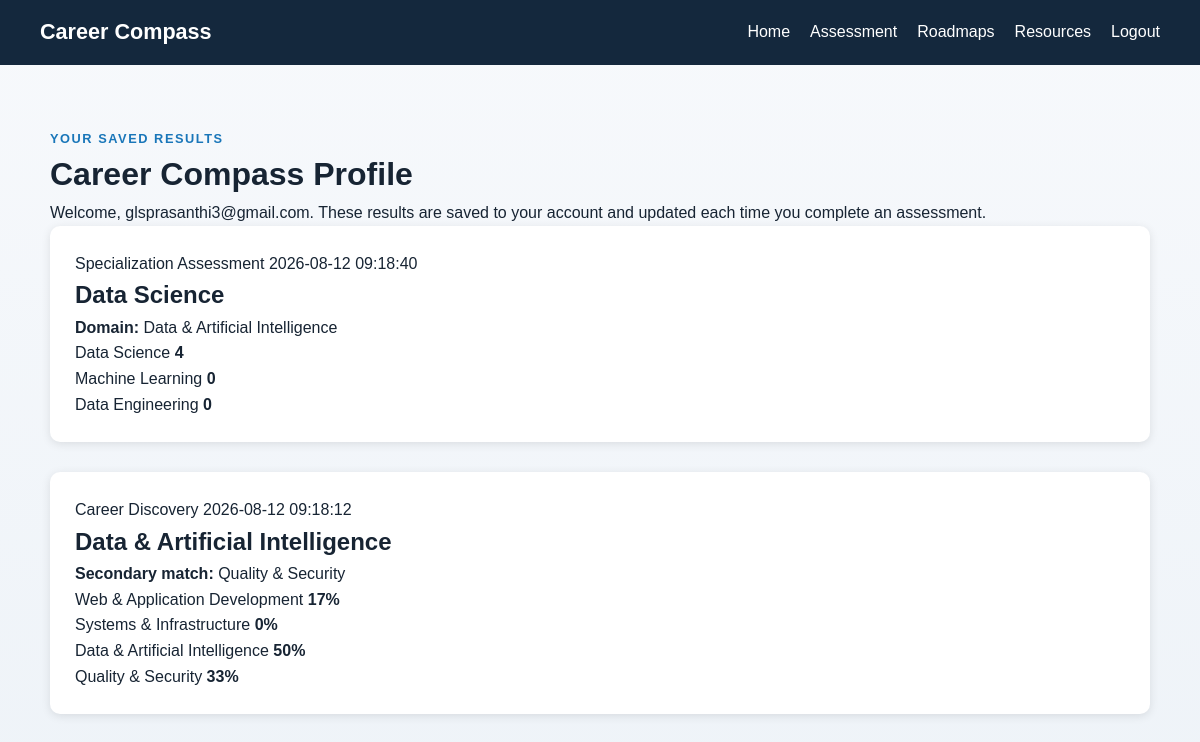
/profile (signed in), run on the app's committed database.
### tables this page shows
CREATE TABLE survey_results (
        id INTEGER PRIMARY KEY AUTOINCREMENT,
        user_id INTEGER,
        survey_type TEXT,
        data TEXT,
        created_at TIMESTAMP DEFAULT CURRENT_TIMESTAMP,
        FOREIGN KEY(user_id) REFERENCES users(id)
    );

### main.py (the view)
@app.route("/profile")
@login_required
def profile():
    user_id = session["user_id"]
    results = get_survey_results(user_id)
    processed_results = []
    for row in results:
        try:
            data = json.loads(row["data"])
        except Exception:
            data = row["data"]
        processed_results.append({
            "id": row["id"],
            "survey_type": row["survey_type"],
            "data": data,
            "created_at": row["created_at"]
        })
    domain_names = {
        "web": "Web & Application Development",
        "systems": "Systems & Infrastructure",
        "ai": "Data & Artificial Intelligence",
        "security": "Quality & Security"
    }
    return render_template(
        "profile.html",
        results=processed_results,
        domain_names=domain_names,
        specialization_names=SPECIALIZATION_NAMES
    )

### db.py (called while the page is built)
def get_connection(database=None):
    conn = sqlite3.connect(str(DB_PATH))
    conn.row_factory = sqlite3.Row
    return conn

def get_survey_results(user_id: int):
    conn = get_connection()
    cur = conn.cursor()
    cur.execute(
        f"SELECT id, survey_type, data, created_at FROM survey_results WHERE user_id = {SQL_PLACEHOLDER} ORDER BY created_at DESC",
        (user_id,)
    )
    rows = [dict(row) for row in cur.fetchall()]
    conn.close()
    return rows

### main.py (called while the page is built)
@app.context_processor
def inject_user_status():
    return {
        "logged_in": "user_id" in session,
        "user_name": session.get("user_name"),
        "user_email": session.get("user_email")
    }

def login_required(f):
    @wraps(f)
    def decorated_function(*args, **kwargs):
        if "user_id" not in session:
            return redirect(url_for("login", next=request.path))
        return f(*args, **kwargs)
    return decorated_function

### templates/profile.html (shortened to what this page needs)
<!DOCTYPE html>
<html lang="en">
<head>
    <link rel="stylesheet" href="{{ url_for('static', filename='style.css') }}">
</head>
<body>
<nav>
    <a class="brand" href="/">Career Compass</a>
    <ul>
        <li><a href="/">Home</a></li>
        <li><a href="/career-discovery">Assessment</a></li>
        <li><a href="/roadmap">Roadmaps</a></li>
        <li><a href="/resources">Resources</a></li>
        <li><a href="/logout">Logout</a></li>
    </ul>
</nav>
<main class="page-container profile-page">
    <header class="profile-header">
        <p class="eyebrow">Your Saved Results</p>
        <h1>Career Compass Profile</h1>
        <p>Welcome, {{ user_name or 'Student' }}. These results are saved to your account and updated each time you complete an assessment.</p>
    </header>
    {% if results %}
    <section class="profile-results">
        {% for result in results %}
            <article class="result-card">
                <div class="result-header">
                    <span class="result-type">{{ result.survey_type.replace('_', ' ').title() }}</span>
                    <span class="result-date">{{ result.created_at }}</span>
                </div>
                {% if result.survey_type == 'career_discovery' %}
                    <h2>{{ domain_names[result.data.primary] }}</h2>
                    <p><strong>Secondary match:</strong> {{ domain_names[result.data.secondary] }}</p>
                    <div class="score-grid">
                        {% for key, value in result.data.percentages.items() %}
                            <div class="score-item">
                                <span>{{ domain_names[key] }}</span>
                                <strong>{{ value }}%</strong>
                            </div>
                        {% endfor %}
                    </div>
                {% elif result.survey_type == 'specialization_assessment' %}
                    <h2>{{ specialization_names[result.data.specialization] }}</h2>
                    <p><strong>Domain:</strong> {{ domain_names[result.data.domain] }}</p>
                    <div class="score-grid">
                        {% for specialization, score in result.data.scores.items() %}
                            <div class="score-item">
                                <span>{{ specialization_names[specialization] }}</span>
                                <strong>{{ score }}</strong>
                            </div>
                        {% endfor %}
                    </div>
                {% else %}
                    <pre>{{ result.data }}</pre>
                {% endif %}
            </article>
        {% endfor %}
    </section>
    {% else %}
    <section class="empty-state">
        <p>You have no saved results yet. Complete an assessment to save your outcome.</p>
        <a href="/career-discovery" class="btn">Take an Assessment</a>
    </section>
    {% endif %}
</main>
</body>
</html>

### static/style.css (style rules this page uses)
* { margin:0; padding:0; box-sizing:border-box; font-family: Arial, sans-serif; }
body { background-color:#f4f6f9; }
nav { background-color:#2c3e50; color:white; padding:15px 40px; display:flex; justify-content:space-between; align-items:center; }
nav ul { list-style:none; display:flex; gap:20px; }
nav a { color:white; text-decoration:none; }
.result-card { background:white; padding:25px; border-radius:10px; box-shadow:0 2px 10px rgba(0,0,0,0.1); margin-bottom:30px; }
body { color:#172433; min-height:100vh; line-height:1.6; background:linear-gradient(180deg,#f7f9fc,#eef3f8); }
nav { background:#14283d; }
.brand { color:white; font-size:1.35rem; font-weight:700; text-decoration:none; }
.page-container { width:min(1100px,calc(100% - 40px)); margin:0 auto; padding:64px 0; }
.eyebrow { color:#1976b9; text-transform:uppercase; letter-spacing:.12em; font-size:.8rem; font-weight:700; }

### data on the page
survey_results: survey_type.replace "Specialization Assessment", created_at "2026-08-12 09:18:40", specialization_names "Data Science", domain_names "Data & Artificial Intelligence", specialization_names "Data Science" "Machine Learning" "Data Engineering", scores "4" "0" "0"
survey_results: survey_type.replace "Career Discovery", created_at "2026-08-12 09:18:12", domain_names "Data & Artificial Intelligence", domain_names "Quality & Security", domain_names "Web & Application Development" "Systems & Infrastructure" "Data & Artificial Intelligence" "Quality & Security", percentages "17" "0" "50" "33"

### other printed values
{{ user_name or 'Student' }} "glsprasanthi3@gmail.com"
